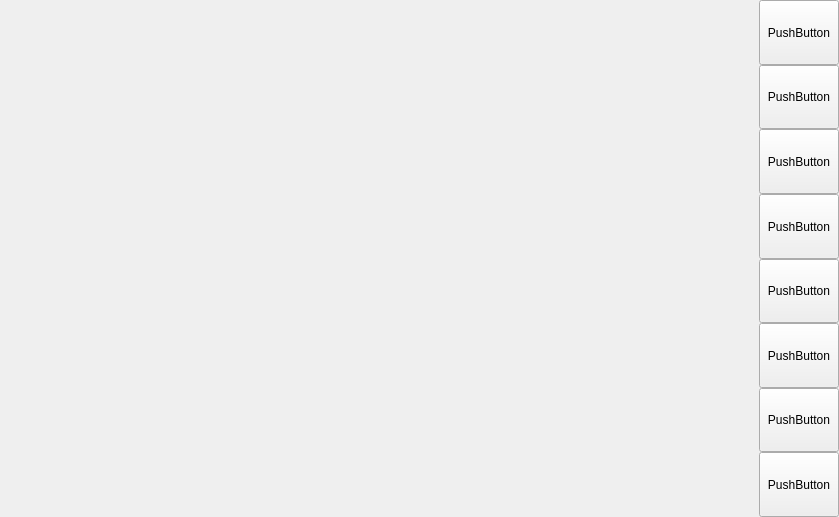
<?xml version="1.0" encoding="UTF-8"?>
<ui version="4.0">
 <class>center_widget</class>
 <widget class="QWidget" name="center_widget">
  <property name="geometry">
   <rect>
    <x>0</x>
    <y>0</y>
    <width>839</width>
    <height>517</height>
   </rect>
  </property>
  <property name="windowTitle">
   <string>Form</string>
  </property>
  <layout class="QGridLayout" name="gridLayout">
   <property name="leftMargin">
    <number>0</number>
   </property>
   <property name="topMargin">
    <number>0</number>
   </property>
   <property name="rightMargin">
    <number>0</number>
   </property>
   <property name="bottomMargin">
    <number>0</number>
   </property>
   <property name="horizontalSpacing">
    <number>6</number>
   </property>
   <item row="0" column="0">
    <layout class="QHBoxLayout" name="horizontalLayout">
     <property name="spacing">
      <number>0</number>
     </property>
     <item>
      <widget class="QStackedWidget" name="stackedWidget">
       <widget class="QWidget" name="page"/>
       <widget class="QWidget" name="page_2"/>
      </widget>
     </item>
     <item>
      <layout class="QVBoxLayout" name="verticalLayout">
       <property name="spacing">
        <number>0</number>
       </property>
       <item>
        <widget class="QPushButton" name="pb1">
         <property name="sizePolicy">
          <sizepolicy hsizetype="Minimum" vsizetype="Minimum">
           <horstretch>0</horstretch>
           <verstretch>0</verstretch>
          </sizepolicy>
         </property>
         <property name="text">
          <string>PushButton</string>
         </property>
        </widget>
       </item>
       <item>
        <widget class="QPushButton" name="pb2">
         <property name="sizePolicy">
          <sizepolicy hsizetype="Minimum" vsizetype="Minimum">
           <horstretch>0</horstretch>
           <verstretch>0</verstretch>
          </sizepolicy>
         </property>
         <property name="text">
          <string>PushButton</string>
         </property>
        </widget>
       </item>
       <item>
        <widget class="QPushButton" name="pb3">
         <property name="sizePolicy">
          <sizepolicy hsizetype="Minimum" vsizetype="Minimum">
           <horstretch>0</horstretch>
           <verstretch>0</verstretch>
          </sizepolicy>
         </property>
         <property name="text">
          <string>PushButton</string>
         </property>
        </widget>
       </item>
       <item>
        <widget class="QPushButton" name="pb4">
         <property name="sizePolicy">
          <sizepolicy hsizetype="Minimum" vsizetype="Minimum">
           <horstretch>0</horstretch>
           <verstretch>0</verstretch>
          </sizepolicy>
         </property>
         <property name="text">
          <string>PushButton</string>
         </property>
        </widget>
       </item>
       <item>
        <widget class="QPushButton" name="pb5">
         <property name="sizePolicy">
          <sizepolicy hsizetype="Minimum" vsizetype="Minimum">
           <horstretch>0</horstretch>
           <verstretch>0</verstretch>
          </sizepolicy>
         </property>
         <property name="text">
          <string>PushButton</string>
         </property>
        </widget>
       </item>
       <item>
        <widget class="QPushButton" name="pb6">
         <property name="sizePolicy">
          <sizepolicy hsizetype="Minimum" vsizetype="Minimum">
           <horstretch>0</horstretch>
           <verstretch>0</verstretch>
          </sizepolicy>
         </property>
         <property name="text">
          <string>PushButton</string>
         </property>
        </widget>
       </item>
       <item>
        <widget class="QPushButton" name="pb7">
         <property name="sizePolicy">
          <sizepolicy hsizetype="Minimum" vsizetype="Minimum">
           <horstretch>0</horstretch>
           <verstretch>0</verstretch>
          </sizepolicy>
         </property>
         <property name="text">
          <string>PushButton</string>
         </property>
        </widget>
       </item>
       <item>
        <widget class="QPushButton" name="pb8">
         <property name="sizePolicy">
          <sizepolicy hsizetype="Minimum" vsizetype="Minimum">
           <horstretch>0</horstretch>
           <verstretch>0</verstretch>
          </sizepolicy>
         </property>
         <property name="text">
          <string>PushButton</string>
         </property>
        </widget>
       </item>
      </layout>
     </item>
    </layout>
   </item>
  </layout>
 </widget>
 <resources/>
 <connections>
  <connection>
   <sender>pb1</sender>
   <signal>clicked()</signal>
   <receiver>center_widget</receiver>
   <slot>set_current_widget()</slot>
   <hints>
    <hint type="sourcelabel">
     <x>816</x>
     <y>37</y>
    </hint>
    <hint type="destinationlabel">
     <x>1052</x>
     <y>64</y>
    </hint>
   </hints>
  </connection>
  <connection>
   <sender>pb2</sender>
   <signal>clicked()</signal>
   <receiver>center_widget</receiver>
   <slot>set_current_widget()</slot>
   <hints>
    <hint type="sourcelabel">
     <x>801</x>
     <y>98</y>
    </hint>
    <hint type="destinationlabel">
     <x>906</x>
     <y>99</y>
    </hint>
   </hints>
  </connection>
  <connection>
   <sender>pb3</sender>
   <signal>clicked()</signal>
   <receiver>center_widget</receiver>
   <slot>set_current_widget()</slot>
   <hints>
    <hint type="sourcelabel">
     <x>810</x>
     <y>157</y>
    </hint>
    <hint type="destinationlabel">
     <x>916</x>
     <y>167</y>
    </hint>
   </hints>
  </connection>
  <connection>
   <sender>pb4</sender>
   <signal>clicked()</signal>
   <receiver>center_widget</receiver>
   <slot>set_current_widget()</slot>
   <hints>
    <hint type="sourcelabel">
     <x>805</x>
     <y>212</y>
    </hint>
    <hint type="destinationlabel">
     <x>948</x>
     <y>216</y>
    </hint>
   </hints>
  </connection>
  <connection>
   <sender>pb5</sender>
   <signal>clicked()</signal>
   <receiver>center_widget</receiver>
   <slot>set_current_widget()</slot>
   <hints>
    <hint type="sourcelabel">
     <x>805</x>
     <y>288</y>
    </hint>
    <hint type="destinationlabel">
     <x>982</x>
     <y>306</y>
    </hint>
   </hints>
  </connection>
  <connection>
   <sender>pb6</sender>
   <signal>clicked()</signal>
   <receiver>center_widget</receiver>
   <slot>set_current_widget()</slot>
   <hints>
    <hint type="sourcelabel">
     <x>799</x>
     <y>384</y>
    </hint>
    <hint type="destinationlabel">
     <x>944</x>
     <y>401</y>
    </hint>
   </hints>
  </connection>
  <connection>
   <sender>pb7</sender>
   <signal>clicked()</signal>
   <receiver>center_widget</receiver>
   <slot>set_current_widget()</slot>
   <hints>
    <hint type="sourcelabel">
     <x>792</x>
     <y>404</y>
    </hint>
    <hint type="destinationlabel">
     <x>921</x>
     <y>440</y>
    </hint>
   </hints>
  </connection>
  <connection>
   <sender>pb8</sender>
   <signal>clicked()</signal>
   <receiver>center_widget</receiver>
   <slot>set_current_widget()</slot>
   <hints>
    <hint type="sourcelabel">
     <x>788</x>
     <y>471</y>
    </hint>
    <hint type="destinationlabel">
     <x>980</x>
     <y>466</y>
    </hint>
   </hints>
  </connection>
 </connections>
 <slots>
  <slot>set_current_widget()</slot>
 </slots>
</ui>
